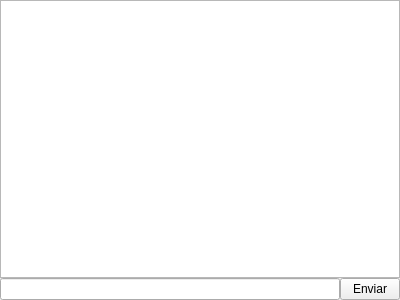
<?xml version="1.0" encoding="UTF-8"?>
<ui version="4.0">
 <class>windowChat</class>
 <widget class="QWidget" name="windowChat">
  <property name="geometry">
   <rect>
    <x>0</x>
    <y>0</y>
    <width>400</width>
    <height>300</height>
   </rect>
  </property>
  <property name="windowTitle">
   <string>Form</string>
  </property>
  <layout class="QVBoxLayout" name="verticalLayout">
   <property name="spacing">
    <number>0</number>
   </property>
   <property name="margin">
    <number>0</number>
   </property>
   <item>
    <widget class="QListWidget" name="listWidget"/>
   </item>
   <item>
    <layout class="QHBoxLayout" name="horizontalLayout">
     <property name="spacing">
      <number>0</number>
     </property>
     <item>
      <widget class="QLineEdit" name="lineEdit"/>
     </item>
     <item>
      <widget class="QPushButton" name="pushButton">
       <property name="maximumSize">
        <size>
         <width>60</width>
         <height>16777215</height>
        </size>
       </property>
       <property name="text">
        <string>Enviar</string>
       </property>
      </widget>
     </item>
    </layout>
   </item>
  </layout>
 </widget>
 <resources/>
 <connections/>
</ui>
